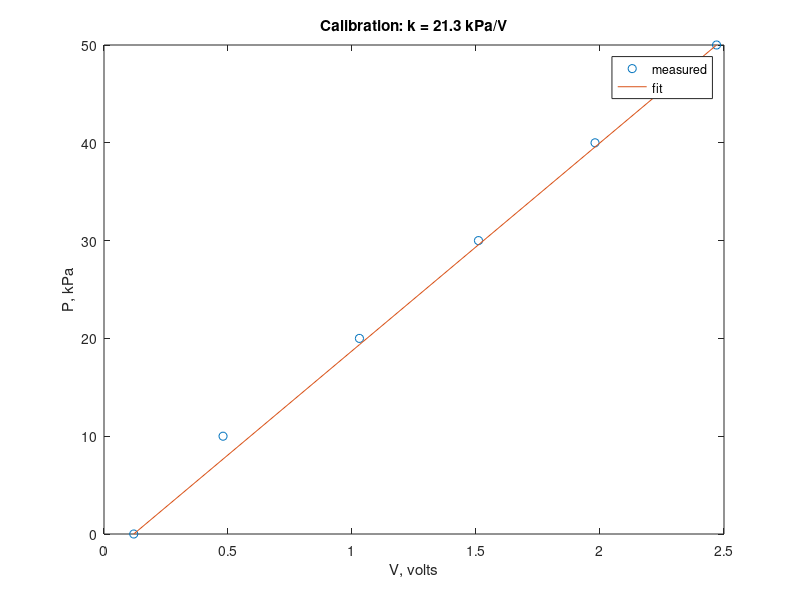

This chart was generated by the following MATLAB code: (Note: this script raises an error after producing the figure.)
%% Calibration check (정답 65)
clear, clc, close all
V = [0.12 0.48 1.03 1.51 1.98 2.47];     % volts
P = [0 10 20 30 40 50];                  % kPa
k = (P(end) - P(1)) / (V(end) - V(1));
Pfit = k*(V - V(1));
err = abs(Pfit - P);
worst = max(err);
fprintf("Max error %4.2f kPa at V = %.2f V\n", worst, V(err == worst))
bad = err > 1;
if any(bad)                                % logical 벡터는 any로 판정
    fprintf("%d points exceed 1 kPa\n", sum(bad))   % 개수는 sum (length는 전체 길이)
else
    disp("All within tolerance")
end
plot(V, P, "o", V, Pfit, "-")
legend("measured", "fit", Location = "northwest")
xlabel("V, volts"), ylabel("P, kPa")
title(sprintf("Calibration: k = %.1f kPa/V", k))   % 서식은 sprintf로 먼저
text(0.3, 40, "worst = " + num2str(worst, 3) + " kPa")
result = table(V', P', round(Pfit', 1), VariableNames = ["V" "P" "Pfit"])
theme(gcf, "light")
exportgraphics(gcf, '../img/a65_calibration.png')
